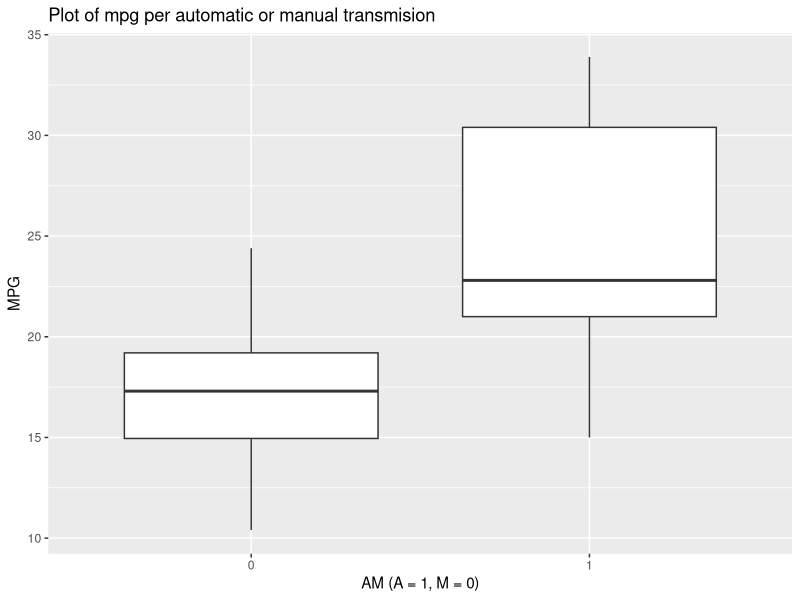

This figure's R source: (Note: this script raises an error after producing the figure.)
## ---- chunk 1
knitr::opts_chunk$set(echo = TRUE)
## ---- chunk 2
library(ggplot2) 
data("expA_loading data")
## ---- chunk 3
summary(mtcars)
## ---- chunk 4
p <- ggplot(mtcars, aes(x=as.factor(mtcars$am), y=mtcars$mpg)) + 
  geom_boxplot()+ labs(title="Plot of mpg per automatic or manual transmision", x="AM (A = 1, M = 0)", y = "MPG")
p # there is a visible difference in mpgs when using automatic vs manual
## ---- chunk 5
mtcars$am <- as.factor(mtcars$am)
mdl.project <- lm(mpg ~ am, mtcars)
## ---- chunk 6
summary(mdl.project)$coef
## ---- chunk 7
anova(mdl.project)# okay
# checking for the normality of the coeficients
shapiro.test(mdl.project$residuals)
# can not deny the null hipothesis then the residuals are normal! win
## ---- chunk 8
coef.statistics <- summary(mdl.project)$coef
B1.interval <- coef.statistics[2,1] +c(-1,1)*qt(.975, df = mdl.project$df)*coef.statistics[2,2]# 
## ---- chunk 9
data("mtcars")
mtcars.cor <- cor(mtcars)
am.cor <- sort(abs(mtcars.cor[,"am"]), decreasing = T)
